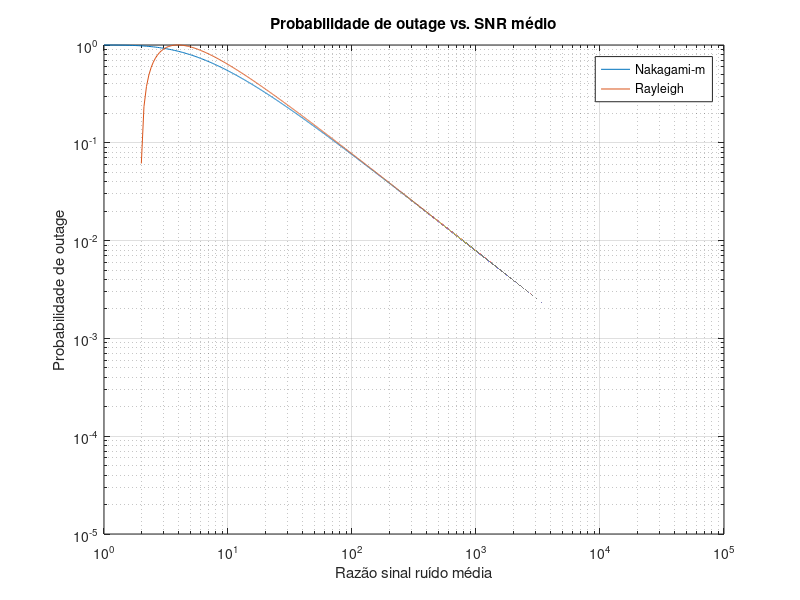

Write the MATLAB code that produced this figure.
m = 1;
r = 3;
n = 4;


di_d0 = [1/2,1/2]; % Relaçoes de distância

% Verifica se a soma é diferente de 1
if sum(di_d0) ~= 1
    error('A soma da razão dos percursos é diferente de 1');
end

Lplus1 = length(di_d0);

gamma_bar = linspace(1, 100000, 1000000);


PFNm = zeros(Lplus1, length(gamma_bar));
PFR = zeros(Lplus1, length(gamma_bar));


for i = 1:Lplus1
    gamma_bar_i = gamma_bar * (1/di_d0(i))^n;
    
    % Outage com Nakagami-m
    PFNm(i,:) = gammainc(m*(2^(Lplus1*r) - 1) ./ gamma_bar_i, m);

    % Outage com Rayleigh
    PFR(i,:) = (2^(Lplus1*r) - 1) ./ gamma_bar_i;
end

P_F_Nm = 1 - prod(1 - PFNm, 1);
P_F_R = 1 - prod(1 - PFR, 1);

figure;
loglog(gamma_bar, P_F_Nm(1,:));hold on;
loglog(gamma_bar, P_F_R(1,:));

grid on;

xlabel('Razão sinal ruído média');
ylabel('Probabilidade de outage');
title('Probabilidade de outage vs. SNR médio');
legend('Nakagami-m', 'Rayleigh');
